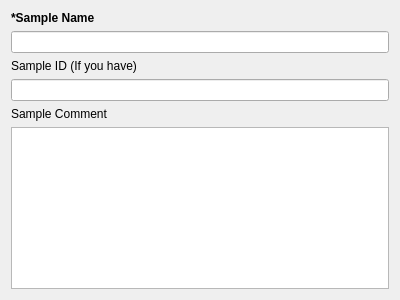
<?xml version="1.0" encoding="UTF-8"?>
<ui version="4.0">
 <class>Form</class>
 <widget class="QWidget" name="Form">
  <property name="geometry">
   <rect>
    <x>0</x>
    <y>0</y>
    <width>400</width>
    <height>300</height>
   </rect>
  </property>
  <property name="windowTitle">
   <string>Form</string>
  </property>
  <layout class="QVBoxLayout" name="verticalLayout">
   <item>
    <widget class="QLabel" name="LAB_Sample_Name">
     <property name="text">
      <string>&lt;html&gt;&lt;head/&gt;&lt;body&gt;&lt;p&gt;&lt;span style=&quot; font-weight:700;&quot;&gt;*Sample Name&lt;/span&gt;&lt;/p&gt;&lt;/body&gt;&lt;/html&gt;</string>
     </property>
    </widget>
   </item>
   <item>
    <widget class="QLineEdit" name="LE_Sample_Name"/>
   </item>
   <item>
    <widget class="QLabel" name="LAB_Sample_ID_2">
     <property name="text">
      <string>Sample ID (If you have)</string>
     </property>
    </widget>
   </item>
   <item>
    <widget class="QLineEdit" name="LE_Sample_ID"/>
   </item>
   <item>
    <widget class="QLabel" name="LAB_Sample_Comment">
     <property name="text">
      <string>Sample Comment</string>
     </property>
    </widget>
   </item>
   <item>
    <widget class="QPlainTextEdit" name="TE_Sample_Comment"/>
   </item>
  </layout>
 </widget>
 <resources/>
 <connections/>
</ui>
